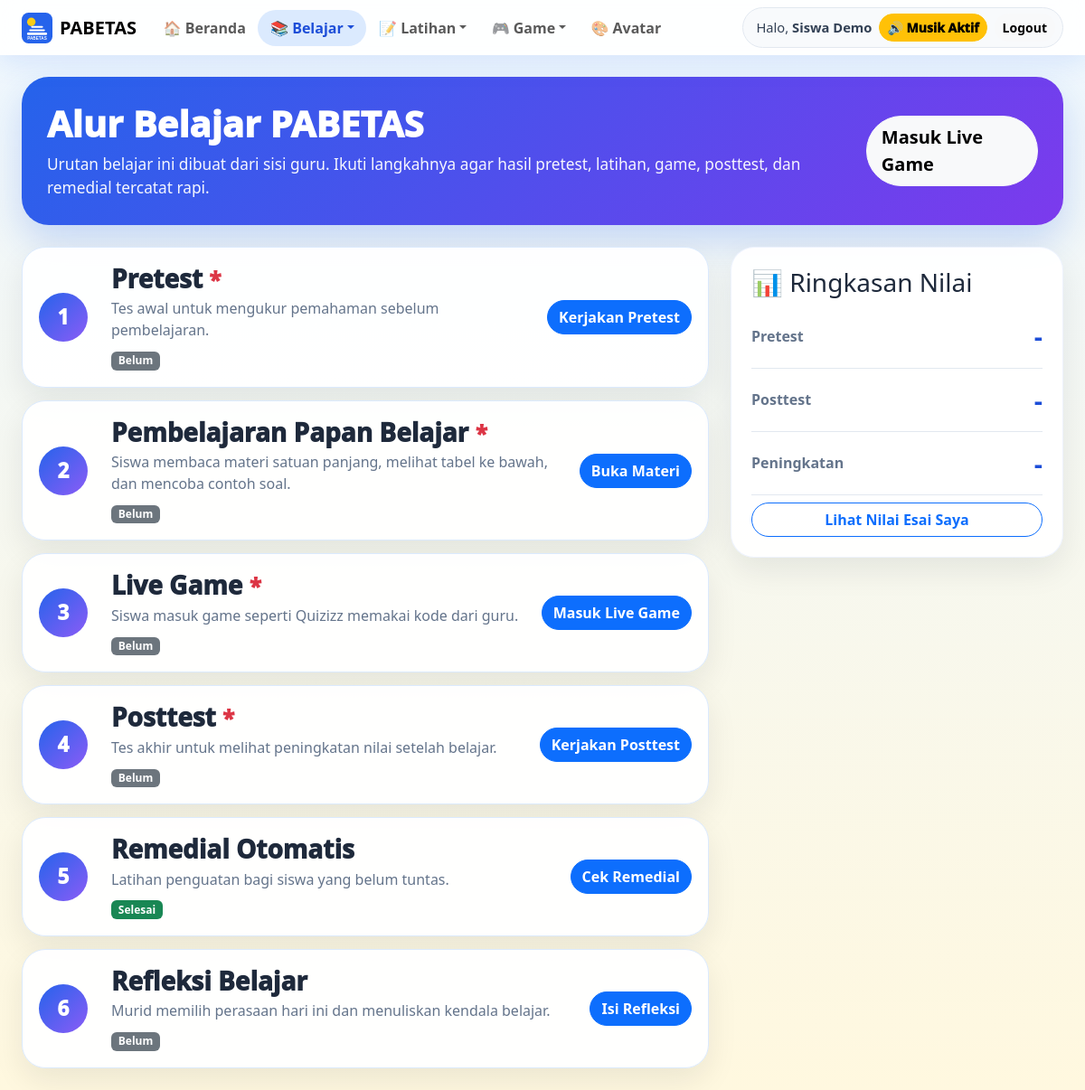
/student/academic.php (signed in), run on the app's committed database.
### tables this page shows
CREATE TABLE users (
  id INT AUTO_INCREMENT PRIMARY KEY,
  name VARCHAR(120) NOT NULL,
  username VARCHAR(60) NOT NULL UNIQUE,
  password VARCHAR(255) NOT NULL,
  role ENUM('guru','murid') NOT NULL,
  status TINYINT(1) NOT NULL DEFAULT 1,
  avatar_key VARCHAR(40) NOT NULL DEFAULT 'rocket',
  created_at TIMESTAMP DEFAULT CURRENT_TIMESTAMP
);

CREATE TABLE IF NOT EXISTS learning_flow_steps (
  id INT AUTO_INCREMENT PRIMARY KEY,
  step_order INT NOT NULL DEFAULT 1,
  title VARCHAR(150) NOT NULL,
  description TEXT NULL,
  action_type ENUM('pretest','material','live_game','posttest','remedial','quiz','reflection','custom') NOT NULL DEFAULT 'custom',
  action_payload TEXT NULL,
  is_required TINYINT(1) NOT NULL DEFAULT 1,
  status TINYINT(1) NOT NULL DEFAULT 1,
  created_at TIMESTAMP DEFAULT CURRENT_TIMESTAMP,
  updated_at DATETIME NULL
);

### app/helpers.php (called while the page is built, shortened)
<?php
function e($value) {
    return htmlspecialchars((string)$value, ENT_QUOTES, 'UTF-8');
}
function url($path = '') {
    $base = rtrim(APP_URL, '/');
    $path = ltrim($path, '/');
    return $base . '/' . $path;
}

### app/db.php (called while the page is built)
<?php
function db() {
    static $pdo = null;
    if ($pdo instanceof PDO) {
        return $pdo;
    }
    $dsn = 'mysql:host=' . DB_HOST . ';port=' . DB_PORT . ';dbname=' . DB_NAME . ';charset=' . DB_CHARSET;
    try {
        $pdo = new PDO($dsn, DB_USER, DB_PASS, [
            PDO::ATTR_ERRMODE => PDO::ERRMODE_EXCEPTION,
            PDO::ATTR_DEFAULT_FETCH_MODE => PDO::FETCH_ASSOC,
            PDO::ATTR_EMULATE_PREPARES => false,
        ]);
        return $pdo;
    } catch (PDOException $e) {
        if (defined('APP_DEBUG') && APP_DEBUG) {
            exit('<h2>Koneksi database gagal</h2><p>' . htmlspecialchars($e->getMessage()) . '</p><p>Jalankan <b>/install.php</b> atau import <b>database/pabetas_advanced.sql</b>.</p>');
        }
        exit('Koneksi database gagal. Hubungi administrator.');
    }
}

### app/auth.php (called while the page is built, shortened)
<?php
function current_user() {
    static $user = null;
    if ($user !== null) return $user;
    $stmt = db()->prepare('SELECT id, name, username, role, status, avatar_key FROM users WHERE id=? LIMIT 1');
    $stmt->execute([$_SESSION['user_id']]);
    $user = $stmt->fetch();
    return $user ?: null;
}
function require_login() {
    if (!current_user()) {
        redirect('login.php');
    }
}
function require_role($role) {
    require_login();
}

### app/academic.php (called while the page is built, shortened)
<?php
function academic_latest_attempt(int $userId, string $type): ?array {
    $stmt = db()->prepare('SELECT * FROM academic_assessments WHERE user_id=? AND assessment_type=? ORDER BY id DESC LIMIT 1');
    $stmt->execute([$userId, $type]);
    $row = $stmt->fetch();
    return $row ?: null;
}
function academic_stage_status(int $userId): array {
    $pre = academic_latest_attempt($userId, 'pretest');
    $post = academic_latest_attempt($userId, 'posttest');
    $remedial = academic_latest_attempt($userId, 'remedial');
    $stmt = db()->prepare('SELECT * FROM student_learning_progress WHERE user_id=? LIMIT 1');
    $stmt->execute([$userId]);
    $progress = $stmt->fetch() ?: [];
    $needsRemedial = false;
    return [
        'pretest' => $pre,
        'posttest' => $post,
        'remedial' => $remedial,
        'progress' => $progress,
        'needs_remedial' => $needsRemedial,
        'improvement' => ($pre && $post) ? ((int)$post['score'] - (int)$pre['score']) : null,
    ];
}
function academic_flow_steps(): array {
    $defaultSteps = [
        ['step_order'=>1,'title'=>'Pretest','description'=>'Tes awal untuk mengetahui pemahaman sebelum belajar.','action_type'=>'pretest','action_payload'=>'','is_required'=>1],
        ['step_order'=>2,'title'=>'Pembelajaran Papan Belajar','description'=>'Baca materi satuan panjang dan contoh bertahap.','action_type'=>'material','action_payload'=>'','is_required'=>1],
        ['step_order'=>3,'title'=>'Live Game','description'=>'Masuk game dengan kode dari guru.','action_type'=>'live_game','action_payload'=>'','is_required'=>1],
        ['step_order'=>4,'title'=>'Posttest','description'=>'Tes akhir untuk melihat peningkatan hasil belajar.','action_type'=>'posttest','action_payload'=>'','is_required'=>1],
        ['step_order'=>5,'title'=>'Remedial Otomatis','description'=>'Latihan penguatan jika belum tuntas.','action_type'=>'remedial','action_payload'=>'','is_required'=>0],
        ['step_order'=>6,'title'=>'Refleksi Belajar','description'=>'Ceritakan perasaan dan kendala setelah belajar.','action_type'=>'reflection','action_payload'=>'','is_required'=>0],
    ];
    try {
        $rows = db()->query("SELECT * FROM learning_flow_steps WHERE status=1 ORDER BY step_order ASC, id ASC")->fetchAll();
        if (count($rows) >= 3) return $rows;
    } catch (Throwable $e) {}
    return $defaultSteps;
}
function academic_action_url(string $actionType, string $payload = ''): string {
    $payload = trim($payload);
    return match ($actionType) {
        'pretest' => url('student/assessment.php?type=pretest'),
        'posttest' => url('student/assessment.php?type=posttest'),
        'remedial' => url('student/remedial.php'),
        'material' => url('student/learn.php'),
        'live_game' => url('student/live_join.php'),
        'quiz' => $payload !== '' ? url('student/assessment.php?type=quiz&template='.(int)$payload) : url('student/quiz.php'),
        'reflection' => url('student/reflection.php'),
        default => $payload !== '' ? $payload : url('student/academic.php'),
    };
}
function academic_action_button(string $actionType): string {
    return match ($actionType) {
        'pretest' => 'Kerjakan Pretest',
        'posttest' => 'Kerjakan Posttest',
        'remedial' => 'Cek Remedial',
        'material' => 'Buka Materi',
        'live_game' => 'Masuk Live Game',
        'quiz' => 'Kerjakan Kuis',
        'reflection' => 'Isi Refleksi',
        default => 'Buka',
    };
}

### public/student/academic.php (the view, shortened to what this page needs)
<?php
require_once __DIR__ . '/../../app/layout.php';
require_role('murid');
$user = current_user();
$status = academic_stage_status((int)$user['id']);
$progress = $status['progress'];
$steps = academic_flow_steps();
render_header('Alur Belajar Akademik','academic');
function stage_badge_v3($actionType, $status, $progress) {
    $done = false;
    if ($actionType === 'pretest') $done = !empty($status['pretest']);
    elseif ($actionType === 'posttest') $done = !empty($status['posttest']);
    elseif ($actionType === 'remedial') $done = !empty($status['remedial']) || !$status['needs_remedial'];
    elseif ($actionType === 'material') $done = !empty($progress['learn_completed_at']);
    return $done ? '<span class="badge text-bg-success">Selesai</span>' : '<span class="badge text-bg-secondary">Belum</span>';
}
?>
<div class="page-hero">
    <div>
        <h1>Alur Belajar PABETAS</h1>
        <p>Urutan belajar ini dibuat dari sisi guru. Ikuti langkahnya agar hasil pretest, latihan, game, posttest, dan remedial tercatat rapi.</p>
    </div>
    <a href="<?= url('student/live_join.php') ?>" class="btn btn-light btn-lg rounded-pill">Masuk Live Game</a>
</div>
<div class="row g-4">
    <div class="col-lg-8">
        <div class="academic-flow">
            <?php foreach($steps as $step): $action=$step['action_type']; ?>
            <div class="academic-step">
                <div class="step-num"><?= (int)$step['step_order'] ?></div>
                <div>
                    <h3><?= e($step['title']) ?> <?= (int)$step['is_required']===1?'<small class="text-danger">*</small>':'' ?></h3>
                    <p><?= e($step['description']) ?></p>
                    <?= stage_badge_v3($action, $status, $progress) ?>
                </div>
                <a class="btn btn-primary rounded-pill" href="<?= e(academic_action_url($action, $step['action_payload'] ?? '')) ?>"><?= e(academic_action_button($action)) ?></a>
            </div>
            <?php endforeach; ?>
        </div>
    </div>
    <div class="col-lg-4">
        <div class="panel-card sticky-lg-top sticky-offset">
            <h3>📊 Ringkasan Nilai</h3>
            <div class="mini-score"><span>Pretest</span><b><?= $status['pretest'] ? e($status['pretest']['score']) : '-' ?></b></div>
            <div class="mini-score"><span>Posttest</span><b><?= $status['posttest'] ? e($status['posttest']['score']) : '-' ?></b></div>
            <div class="mini-score"><span>Peningkatan</span><b><?= $status['improvement'] !== null ? (($status['improvement']>=0?'+':'') . e($status['improvement'])) : '-' ?></b></div>
            <a href="<?= url('student/essay_feedback.php') ?>" class="btn btn-outline-primary rounded-pill w-100 mt-2">Lihat Nilai Esai Saya</a>
        </div>
    </div>
</div>
<?php render_footer(); ?>

### app/layout.php (shortened to what this page needs)
<?php
function nav_active(array $items, string $active): string {
    return in_array($active, $items, true) ? 'active' : '';
}
function sound_context_from_active(string $active, bool $isGuru): string {
    if (in_array($active, ['learn','academic'], true)) return 'materi';
    return 'home';
}
function render_header($title, $active = '') {
    $user = current_user();
    $isGuru = $user && $user['role'] === 'guru';
    $soundContext = sound_context_from_active($active, $isGuru);
    ?>
<!doctype html>
<html lang="id">
<head>
    <link href="https://cdn.jsdelivr.net/npm/bootstrap@5.3.3/dist/css/bootstrap.min.css" rel="stylesheet">
    <link rel="stylesheet" href="<?= url('assets/css/style.css?v=9') ?>">
</head>
<body data-sound-context="<?= e($soundContext) ?>">
<nav class="navbar navbar-expand-lg navbar-pabetas sticky-top">
    <div class="container-fluid px-3 px-md-4">
        <a class="navbar-brand fw-black d-flex align-items-center gap-2" href="<?= url($isGuru ? 'teacher/dashboard.php' : 'student/dashboard.php') ?>">
            <img src="<?= url(SCHOOL_LOGO) ?>" class="logo-sm" alt="Logo"> <span>PABETAS</span>
        </a>
        <div class="collapse navbar-collapse" id="navMain">
            <ul class="navbar-nav me-auto mb-2 mb-lg-0 nav-compact">
                <?php if ($isGuru): ?>
                    <li class="nav-item"><a class="nav-link <?= $active==='dashboard'?'active':'' ?>" href="<?= url('teacher/dashboard.php') ?>">🏠 Dashboard</a></li>
                    <li class="nav-item dropdown">
                        <a class="nav-link dropdown-toggle <?= nav_active(['materials','questions','quizzes','essay_sets','learning_flow','reflections'], $active) ?>" href="#" data-bs-toggle="dropdown">📚 Pembelajaran</a>
                        <ul class="dropdown-menu dropdown-menu-pabetas">
                            <li><a class="dropdown-item <?= $active==='materials'?'active':'' ?>" href="<?= url('teacher/materials.php') ?>">Papan Belajar</a></li>
                            <li><a class="dropdown-item <?= $active==='questions'?'active':'' ?>" href="<?= url('teacher/questions.php') ?>">Bank Soal</a></li>
                            <li><a class="dropdown-item <?= $active==='quizzes'?'active':'' ?>" href="<?= url('teacher/quizzes.php') ?>">Kuis, Pretest, Posttest</a></li>
                            <li><a class="dropdown-item <?= $active==='essay_sets'?'active':'' ?>" href="<?= url('teacher/essay_sets.php') ?>">Paket Esai</a></li>
                            <li><a class="dropdown-item <?= $active==='learning_flow'?'active':'' ?>" href="<?= url('teacher/learning_flow.php') ?>">Alur Belajar</a></li>
                            <li><a class="dropdown-item <?= $active==='reflections'?'active':'' ?>" href="<?= url('teacher/reflections.php') ?>">Refleksi Murid</a></li>
                        </ul>
                    </li>
                    <li class="nav-item dropdown">
                        <a class="nav-link dropdown-toggle <?= nav_active(['rooms','live_games','weekly'], $active) ?>" href="#" data-bs-toggle="dropdown">🎮 Game</a>
                        <ul class="dropdown-menu dropdown-menu-pabetas">
                            <li><a class="dropdown-item <?= $active==='rooms'?'active':'' ?>" href="<?= url('teacher/rooms.php') ?>">Mode Tim</a></li>
                            <li><a class="dropdown-item <?= $active==='live_games'?'active':'' ?>" href="<?= url('teacher/live_games.php') ?>">Live Game</a></li>
                            <li><a class="dropdown-item <?= $active==='weekly'?'active':'' ?>" href="<?= url('teacher/weekly_leaderboard.php') ?>">Leaderboard Mingguan</a></li>
                        </ul>
                    </li>
                    <li class="nav-item dropdown">
                        <a class="nav-link dropdown-toggle <?= nav_active(['grading','academic','reports'], $active) ?>" href="#" data-bs-toggle="dropdown">📊 Nilai & Laporan</a>
                        <ul class="dropdown-menu dropdown-menu-pabetas">
                            <li><a class="dropdown-item <?= $active==='grading'?'active':'' ?>" href="<?= url('teacher/grading.php') ?>">Nilai Esai</a></li>
                            <li><a class="dropdown-item <?= $active==='academic'?'active':'' ?>" href="<?= url('teacher/academic_reports.php') ?>">Laporan Akademik</a></li>
                            <li><a class="dropdown-item <?= $active==='reports'?'active':'' ?>" href="<?= url('teacher/reports.php') ?>">Laporan Umum</a></li>
                        </ul>
                    </li>
                    <li class="nav-item"><a class="nav-link <?= $active==='students'?'active':'' ?>" href="<?= url('teacher/students.php') ?>">👥 Murid</a></li>
                <?php elseif ($user): ?>
                    <li class="nav-item"><a class="nav-link <?= $active==='student'?'active':'' ?>" href="<?= url('student/dashboard.php') ?>">🏠 Beranda</a></li>
                    <li class="nav-item dropdown">
                        <a class="nav-link dropdown-toggle <?= nav_active(['academic','learn','ladder','reflection'], $active) ?>" href="#" data-bs-toggle="dropdown">📚 Belajar</a>
                    </li>
                    <li class="nav-item dropdown">
                        <a class="nav-link dropdown-toggle <?= nav_active(['quiz','essay_quiz','essay_feedback'], $active) ?>" href="#" data-bs-toggle="dropdown">📝 Latihan</a>
                    </li>
                    <li class="nav-item dropdown">
                        <a class="nav-link dropdown-toggle <?= nav_active(['live','team','team_game','ranking'], $active) ?>" href="#" data-bs-toggle="dropdown">🎮 Game</a>
                    </li>
                    <li class="nav-item"><a class="nav-link <?= $active==='avatar'?'active':'' ?>" href="<?= url('student/avatar.php') ?>">🎨 Avatar</a></li>
                <?php endif; ?>
            </ul>
            <?php if ($user): ?>
            <div class="nav-user-box">
                <span>Halo, <b><?= e($user['name']) ?></b></span>
                <button type="button" class="btn btn-outline-light btn-sm rounded-pill" id="soundToggle" title="Aktifkan suara">🔊 Suara</button>
                <a class="btn btn-light btn-sm rounded-pill" href="<?= url('logout.php') ?>">Logout</a>
            </div>
            <?php endif; ?>
        </div>
    </div>
</nav>
<main class="container-fluid px-3 px-md-4 py-4">
    <?php
}
function render_footer() {
    ?>
</main>
</body>
</html>
    <?php
}

### data on the page
users: name "Siswa Demo"
learning_flow_steps: step_order "1", title "Pretest", description "Tes awal untuk mengukur pemahaman sebelum pembelajaran.", shows "Belum", action_type "Kerjakan Pretest"
learning_flow_steps: step_order "2", title "Pembelajaran Papan Belajar", description "Siswa membaca materi satuan panjang, melihat tabel ke bawah, dan mencoba contoh soal.", shows "Belum", action_type "Buka Materi"
learning_flow_steps: step_order "3", title "Live Game", description "Siswa masuk game seperti Quizizz memakai kode dari guru.", shows "Belum", action_type "Masuk Live Game"
learning_flow_steps: step_order "4", title "Posttest", description "Tes akhir untuk melihat peningkatan nilai setelah belajar.", shows "Belum", action_type "Kerjakan Posttest"
learning_flow_steps: step_order "5", title "Remedial Otomatis", description "Latihan penguatan bagi siswa yang belum tuntas.", shows "Selesai", action_type "Cek Remedial"
learning_flow_steps: step_order "6", title "Refleksi Belajar", description "Murid memilih perasaan hari ini dan menuliskan kendala belajar.", shows "Belum", action_type "Isi Refleksi"
